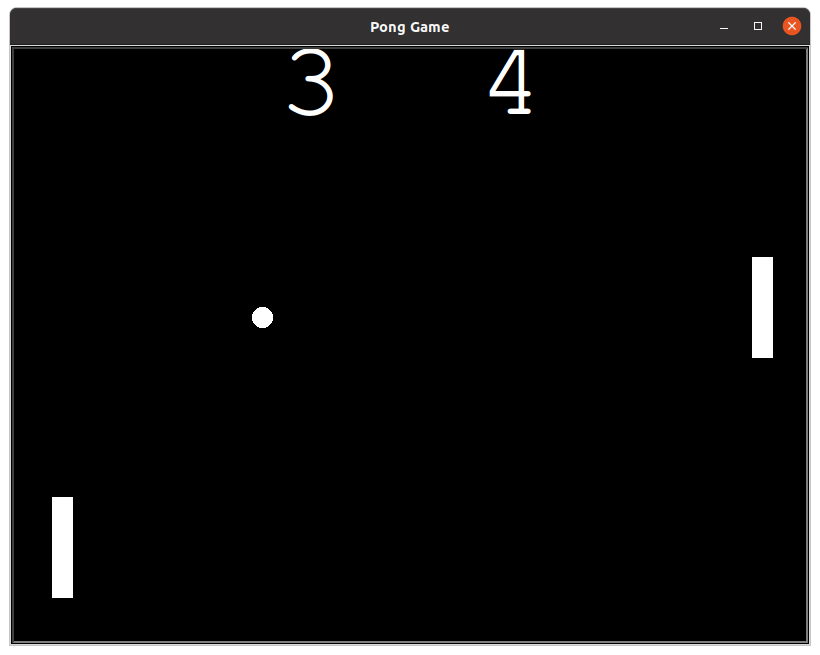

Generate this figure with Python:
from turtle import Turtle, Screen
from pong_paddle import Paddle
from pong_ball import Ball
import time
from pong_scoreboard import Scoreboard

screen = Screen()
screen.bgcolor("black")
screen.setup(width=800, height=600)
screen.title("Pong Game")
screen.tracer(0)

r_paddle = Paddle((350,0))
l_paddle = Paddle((-350,0))

ball = Ball()

scoreboard = Scoreboard()

screen.listen()
screen.onkey(r_paddle.go_up, "Up")
screen.onkey(r_paddle.go_down, "Down")

screen.onkey(l_paddle.go_up, "Left")
screen.onkey(l_paddle.go_down, "Right")


game_is_on = True

while game_is_on:
	time.sleep(0.1)
	screen.update()
	ball.move()
	
	#Detect collision with the wall
	if ball.ycor() > 280 or ball.ycor() < -280:
		# need to bounce
		ball.bounce_y()
	
	#Detect collision with the r_paddle
	if ball.distance(r_paddle) < 50 and ball.xcor() > 320 or ball.distance(l_paddle) < 50 and ball.xcor() > -350:
		ball.bounce_x()
		
	#Detect R paddle misses
	if ball.xcor() > 380:
		ball.reset_position()
		scoreboard.l_score_up()
		
	#Detect L paddle misses
	if ball.xcor() < -380:
		ball.reset_position()
		scoreboard.r_score_up()
		

screen.exitonclick()
